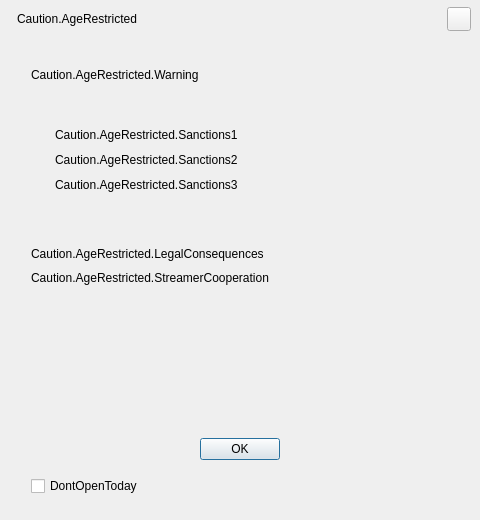
<?xml version="1.0" encoding="UTF-8"?>
<ui version="4.0">
 <class>AFQAgeRestrictionPolicyDialog</class>
 <widget class="QDialog" name="AFQAgeRestrictionPolicyDialog">
  <property name="geometry">
   <rect>
    <x>0</x>
    <y>0</y>
    <width>480</width>
    <height>520</height>
   </rect>
  </property>
  <property name="sizePolicy">
   <sizepolicy hsizetype="Fixed" vsizetype="Fixed">
    <horstretch>0</horstretch>
    <verstretch>0</verstretch>
   </sizepolicy>
  </property>
  <property name="minimumSize">
   <size>
    <width>480</width>
    <height>520</height>
   </size>
  </property>
  <property name="maximumSize">
   <size>
    <width>480</width>
    <height>520</height>
   </size>
  </property>
  <property name="windowTitle">
   <string>Dialog</string>
  </property>
  <property name="styleSheet">
   <string notr="true"/>
  </property>
  <layout class="QVBoxLayout" name="verticalLayout">
   <property name="spacing">
    <number>0</number>
   </property>
   <property name="leftMargin">
    <number>1</number>
   </property>
   <property name="topMargin">
    <number>0</number>
   </property>
   <property name="rightMargin">
    <number>1</number>
   </property>
   <property name="bottomMargin">
    <number>0</number>
   </property>
   <item>
    <widget class="QFrame" name="titleFrame">
     <property name="sizePolicy">
      <sizepolicy hsizetype="Preferred" vsizetype="Fixed">
       <horstretch>0</horstretch>
       <verstretch>0</verstretch>
      </sizepolicy>
     </property>
     <property name="minimumSize">
      <size>
       <width>0</width>
       <height>38</height>
      </size>
     </property>
     <property name="maximumSize">
      <size>
       <width>16777215</width>
       <height>38</height>
      </size>
     </property>
     <layout class="QHBoxLayout" name="horizontalLayout_2">
      <property name="leftMargin">
       <number>16</number>
      </property>
      <property name="topMargin">
       <number>6</number>
      </property>
      <property name="rightMargin">
       <number>8</number>
      </property>
      <property name="bottomMargin">
       <number>6</number>
      </property>
      <item>
       <widget class="QLabel" name="label_Title">
        <property name="minimumSize">
         <size>
          <width>0</width>
          <height>24</height>
         </size>
        </property>
        <property name="maximumSize">
         <size>
          <width>16777215</width>
          <height>24</height>
         </size>
        </property>
        <property name="text">
         <string>Caution.AgeRestricted</string>
        </property>
        <property name="labelType" stdset="0">
         <string>labelTitle</string>
        </property>
       </widget>
      </item>
      <item>
       <widget class="QPushButton" name="pushButton_Close">
        <property name="enabled">
         <bool>true</bool>
        </property>
        <property name="minimumSize">
         <size>
          <width>24</width>
          <height>24</height>
         </size>
        </property>
        <property name="maximumSize">
         <size>
          <width>24</width>
          <height>24</height>
         </size>
        </property>
        <property name="text">
         <string/>
        </property>
        <property name="iconSize">
         <size>
          <width>11</width>
          <height>11</height>
         </size>
        </property>
        <property name="buttonType" stdset="0">
         <string>closeButton</string>
        </property>
       </widget>
      </item>
     </layout>
    </widget>
   </item>
   <item>
    <widget class="QWidget" name="widget_Contents" native="true">
     <property name="sizePolicy">
      <sizepolicy hsizetype="Preferred" vsizetype="Fixed">
       <horstretch>0</horstretch>
       <verstretch>0</verstretch>
      </sizepolicy>
     </property>
     <property name="minimumSize">
      <size>
       <width>0</width>
       <height>0</height>
      </size>
     </property>
     <property name="maximumSize">
      <size>
       <width>16777215</width>
       <height>16777215</height>
      </size>
     </property>
     <layout class="QVBoxLayout" name="verticalLayout_3">
      <property name="spacing">
       <number>0</number>
      </property>
      <property name="leftMargin">
       <number>30</number>
      </property>
      <property name="topMargin">
       <number>30</number>
      </property>
      <property name="rightMargin">
       <number>30</number>
      </property>
      <property name="bottomMargin">
       <number>24</number>
      </property>
      <item>
       <layout class="QVBoxLayout" name="verticalLayout_7">
        <property name="spacing">
         <number>24</number>
        </property>
        <property name="bottomMargin">
         <number>0</number>
        </property>
        <item>
         <widget class="QLabel" name="label">
          <property name="text">
           <string>Caution.AgeRestricted.Warning</string>
          </property>
          <property name="wordWrap">
           <bool>true</bool>
          </property>
         </widget>
        </item>
        <item>
         <widget class="QWidget" name="widget_Container" native="true">
          <property name="minimumSize">
           <size>
            <width>0</width>
            <height>107</height>
           </size>
          </property>
          <property name="widgetType" stdset="0">
           <string>policy-container</string>
          </property>
          <layout class="QVBoxLayout" name="verticalLayout_4">
           <property name="spacing">
            <number>8</number>
           </property>
           <property name="leftMargin">
            <number>24</number>
           </property>
           <property name="topMargin">
            <number>20</number>
           </property>
           <property name="rightMargin">
            <number>24</number>
           </property>
           <property name="bottomMargin">
            <number>20</number>
           </property>
           <item>
            <widget class="QLabel" name="label_2">
             <property name="text">
              <string>Caution.AgeRestricted.Sanctions1</string>
             </property>
             <property name="labelType" stdset="0">
              <string>policy-accent</string>
             </property>
            </widget>
           </item>
           <item>
            <widget class="QLabel" name="label_3">
             <property name="text">
              <string>Caution.AgeRestricted.Sanctions2</string>
             </property>
             <property name="labelType" stdset="0">
              <string>policy-accent</string>
             </property>
            </widget>
           </item>
           <item>
            <widget class="QLabel" name="label_4">
             <property name="text">
              <string>Caution.AgeRestricted.Sanctions3</string>
             </property>
             <property name="labelType" stdset="0">
              <string>policy-accent</string>
             </property>
            </widget>
           </item>
          </layout>
         </widget>
        </item>
        <item>
         <layout class="QVBoxLayout" name="verticalLayout_6">
          <property name="spacing">
           <number>10</number>
          </property>
          <property name="topMargin">
           <number>10</number>
          </property>
          <property name="bottomMargin">
           <number>0</number>
          </property>
          <item>
           <widget class="QLabel" name="label_5">
            <property name="text">
             <string>Caution.AgeRestricted.LegalConsequences</string>
            </property>
            <property name="wordWrap">
             <bool>true</bool>
            </property>
           </widget>
          </item>
          <item>
           <widget class="QLabel" name="label_6">
            <property name="text">
             <string>Caution.AgeRestricted.StreamerCooperation</string>
            </property>
            <property name="wordWrap">
             <bool>true</bool>
            </property>
           </widget>
          </item>
         </layout>
        </item>
       </layout>
      </item>
     </layout>
    </widget>
   </item>
   <item>
    <spacer name="verticalSpacer">
     <property name="orientation">
      <enum>Qt::Vertical</enum>
     </property>
     <property name="sizeHint" stdset="0">
      <size>
       <width>20</width>
       <height>40</height>
      </size>
     </property>
    </spacer>
   </item>
   <item>
    <widget class="QWidget" name="widget_ButtonBoxArea" native="true">
     <layout class="QVBoxLayout" name="verticalLayout_2">
      <property name="spacing">
       <number>16</number>
      </property>
      <property name="leftMargin">
       <number>30</number>
      </property>
      <property name="topMargin">
       <number>0</number>
      </property>
      <property name="rightMargin">
       <number>30</number>
      </property>
      <property name="bottomMargin">
       <number>24</number>
      </property>
      <item>
       <widget class="QDialogButtonBox" name="buttonBox">
        <property name="sizePolicy">
         <sizepolicy hsizetype="Minimum" vsizetype="Fixed">
          <horstretch>0</horstretch>
          <verstretch>0</verstretch>
         </sizepolicy>
        </property>
        <property name="standardButtons">
         <set>QDialogButtonBox::Ok</set>
        </property>
        <property name="centerButtons">
         <bool>true</bool>
        </property>
       </widget>
      </item>
      <item>
       <widget class="QCheckBox" name="checkBox_HideToday">
        <property name="text">
         <string>DontOpenToday</string>
        </property>
       </widget>
      </item>
     </layout>
    </widget>
   </item>
  </layout>
 </widget>
 <resources>
  <include location="aneta-main-resource.qrc"/>
 </resources>
 <connections/>
</ui>
